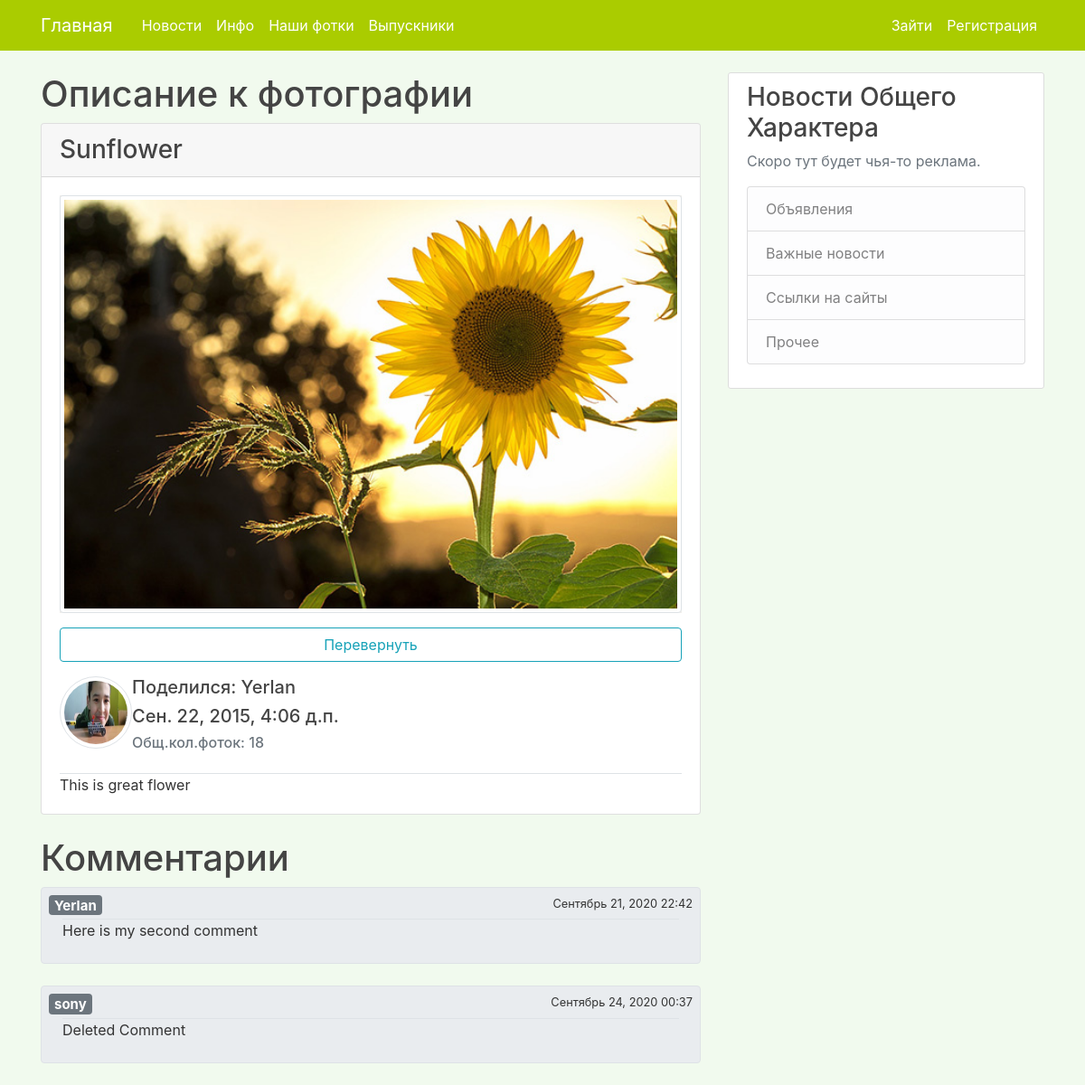
The page /photos/detail-photo/16 on the database as committed earlier.
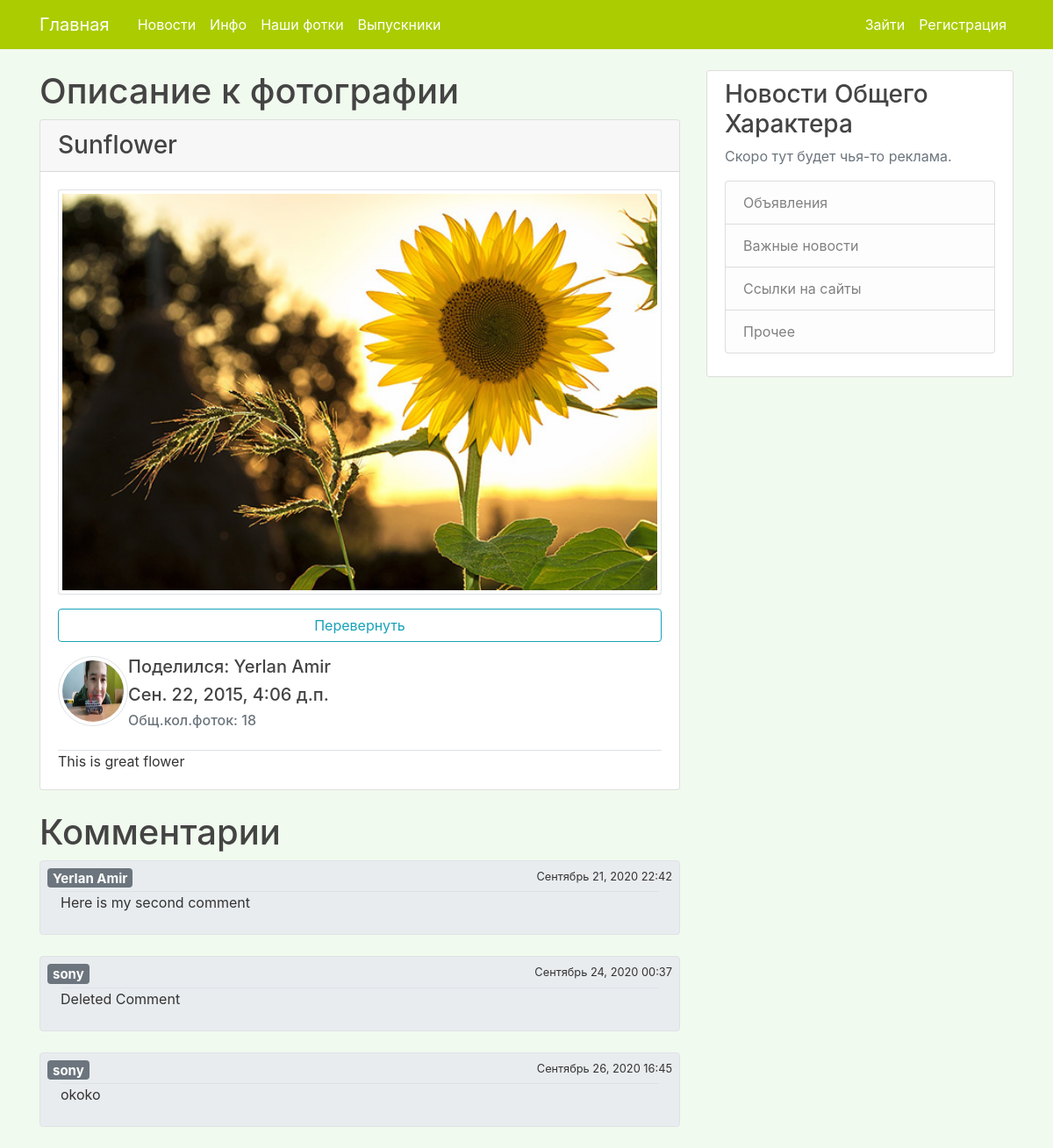
The same page on the database as committed later.
### Photos/models.py (models this page shows, shortened)
class Photo(models.Model):
    author = models.ForeignKey(User, on_delete=models.DO_NOTHING)
    image = models.ImageField(upload_to='photos')
    date_taken = models.DateTimeField(null=True, blank=True)
    description = models.TextField(blank=True, default="Описание")
    title = models.CharField(max_length=100, null=True, blank=True, default="Заголовок")

class Comments(models.Model):
    author = models.ForeignKey(User, on_delete=models.DO_NOTHING)
    image = models.ForeignKey(Photo, on_delete=models.CASCADE)
    content = models.TextField()
    date_added = models.DateTimeField(default=timezone.now)

### users/models.py (models this page shows, shortened)
class Profile(models.Model):
    user = models.OneToOneField(User, on_delete=models.CASCADE)
    image = models.ImageField(default="default.jpg", upload_to="profile_pics")
    nickname = models.CharField(max_length=100, null=True, blank=True)
    birthday = models.DateField(null=True, blank=True)
    cap = models.BooleanField(null=True, blank=True)

### Photos/views.py (the view, shortened to what this page needs)
# urls.py: path('detail-photo/<int:pk>', PhotoDetailView.as_view(), name='photo-detail'),
class PhotoDetailView(DetailView):
    model = Photo
    template_name = 'Photos/photo_detail.html'
    def get_context_data(self, **kwargs):
        context = super(PhotoDetailView, self).get_context_data(**kwargs)
        context['comments'] = Comments.objects.all().filter(image=Photo.objects.get(id=self.kwargs.get('pk'))).order_by('date_added')
        return context

### users/templatetags/name_filter.py (called while the page is built)
@register.filter(name='cutter')
@stringfilter
def cutter(value):
    return value.replace('_', ' ')

### Photos/templates/Photos/photo_detail.html (shortened to what this page needs)
{% extends 'BlogApp/base.html' %}
{% load static %}
{% load name_filter %}
{% block head %}
    <link rel="stylesheet" type="text/css" href="{% static 'Photos/photo.css' %}">
{% endblock head %}
{% block content %}
    <h1>Описание к фотографии</h1>
    <div class="card">
      <h3 class="card-header">{{ object.title }}</h3>
      <div class="card-body">
        <div class="d-flex justify-content-center" style="background-color:#f0efeb">
            <img class="card-img-top img-thumbnail align-self-center" src="{{object.image.url}}" style="display:inline-block;">
        </div>
        <button id="90" type="button" class="mt-3 btn btn-outline-info btn-block">Перевернуть</button>
        <div class="media mt-3">
            <img class="rounded-circle img-thumbnail" src="{{object.author.profile.image.url}}" style="width:5em;height:5em;display:inline-block;">
            <div class="media-body">
                <h5 class="mt-0">Поделился: {{ object.author|cutter }}</h5>
                <h5 class="mt-0">{{ object.date_taken }}</h5>
                <h6 class="mt-0 text-muted">Общ.кол.фоток: {{ object.author.photo_set.count }}</h6>
            </div>
        </div>
        <p class="card-text border-top mt-3">{{ object.description }}</p>
      </div>
    </div>
    {% if comments %}
    <h1 class="mt-4">Комментарии</h1>
        {% for comment in comments %}
            <div class="">
                <div class="media border rounded p-2 mb-4" style="background-color:#e9ecef">
                  <div class="media-body">
                    <div class="d-flex justify-content-between">
                      <h5 class="mb-1 d-inline badge badge-secondary comment" style="font-size:15px;">{{ comment.author|cutter }}</h5>
                      <small class="ml-4 d-inline">{{ comment.date_added|date:"F d, Y H:i" }}</small>
                    </div>
                    <div class="container">
                      <p class="border-top">{{ comment.content }}</p>
                    </div>
          </div>
        </div>
    </div>
        {% endfor %}
    {% endif %}
{% endblock content %}

Rows that differ between the two databases and show on the page:
changed through a linked row, Photo "Sunflower": author "Yerlan" → "Yerlan Amir"
changed through a linked row, Comments "Here is my second comment": author "Yerlan" → "Yerlan Amir"
added Comments: author "sony", date_added "Сентябрь 26, 2020 16:45", content "okoko"
